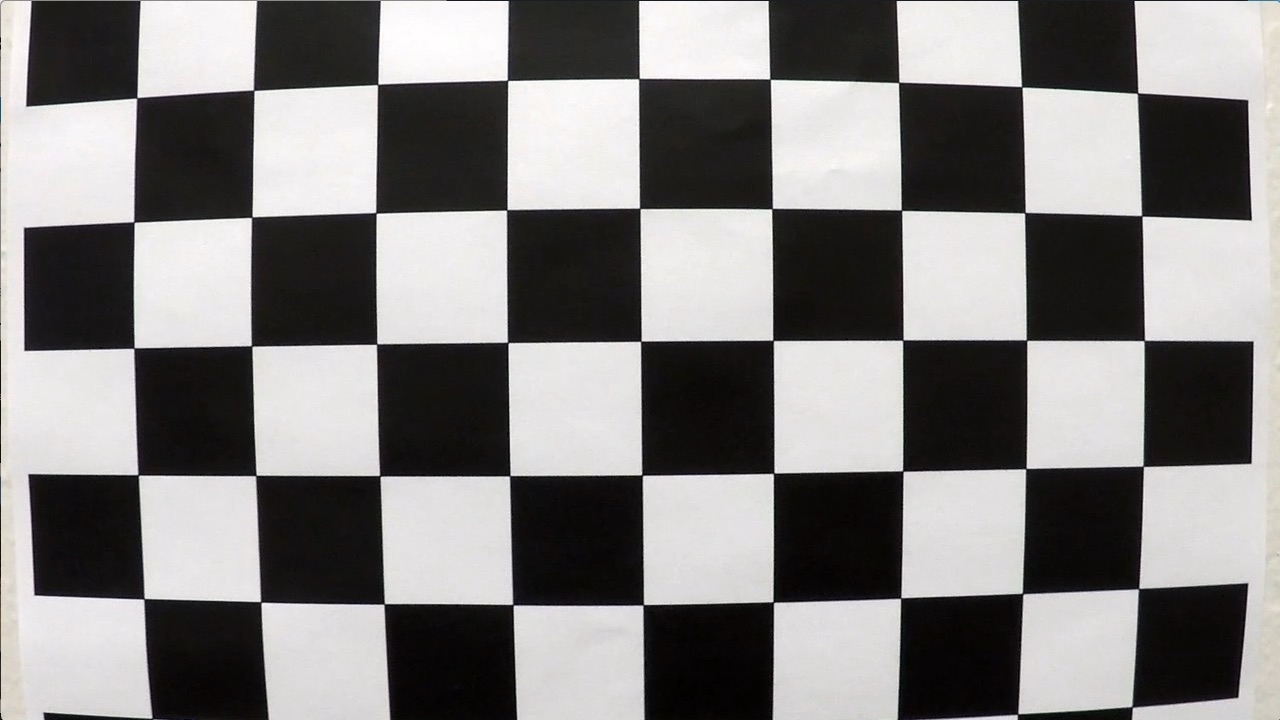
#> input picture camera_cal/calibration1.jpg, 1280 x 720 px
$ python -i play.py   (imports and definitions only)   (older library calls are emulated)
#> lines starting #> are read from the running program, lines starting #| are printed output that depends on the picture; after the words box and inside, x2 and y2 are one past the last pixel; in counts of white or black regions, pixels touching at a corner belong together
#> further down, picture is the input picture: shape (720, 1280, 3); mean B, G, R 127.8, 128.4, 130.1
import numpy as np
import cv2
import pickle

# [3 lines not run here, left out]
# [1 line that did not run here, left out]
#calculates the inverse of prespective transform matrix
# [1 line that did not run here, left out]
# [1 line not run here, left out]
# [1 line that did not run here, left out]
# [1 line that did not run here, left out]

ym_per_pix = 3.7 / 82  # meters per pixel in y dimension
xm_per_pix = 3.7 / 790  # meters per pixel in x dimension

img_size = None
#diagnostic screen. Thanks to Vivek Yadav and John Chen
diagScreen = np.zeros((960, 1280, 3), dtype=np.uint8)


#applies a mask to all channels
# [32 lines left out: functions apply_color_mask_hsv, apply_color_mask_channel, dir_threshold_binary, not called in this run]

# Define a function to return the magnitude of the gradient
# for a given sobel kernel size and threshold values
# The function is not used. Will experiment later
# returns a gray scale image
def mag_thresh(img, sobel_kernel=3, mag_thresh=(30, 255),thresh=(0, np.pi/2)):
    # Convert to grayscale
#> called with sobel_kernel = 3, mag_thresh = (30, 255), thresh = (0, 1.57)
    cv2.cvtColor(img, cv2.COLOR_BGR2HSV)
    gray = cv2.cvtColor(img, cv2.COLOR_BGR2GRAY)
    # Take both Sobel x and y gradients
    sobelx = cv2.Sobel(gray, cv2.CV_64F, 1, 0, ksize=sobel_kernel)
    sobely = cv2.Sobel(gray, cv2.CV_64F, 0, 1, ksize=sobel_kernel)
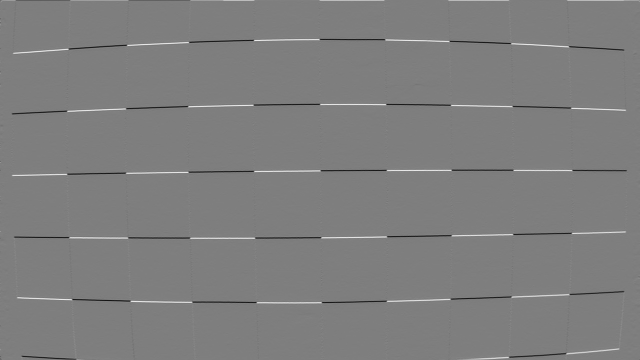
#> sobely: shape (720, 1280) float64 (shown at 1/2 size); min -889, max 904, mean 0.1; drawn with min black and max white
    # Calculate the gradient magnitude
    gradmag = np.sqrt(sobelx**2 + sobely**2)
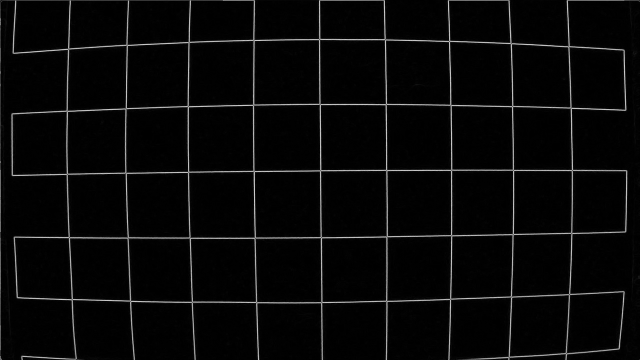
#> gradmag: shape (720, 1280) float64 (shown at 1/2 size); min 0, max 943.2, mean 31.7; drawn with min black and max white
    # Rescale to 8 bit
    scale_factor = np.max(gradmag)/255
#> scale_factor = 3.7
    gradmag = (gradmag/scale_factor).astype(np.uint8)
    absgraddir = np.arctan2(np.absolute(sobely), np.absolute(sobelx))
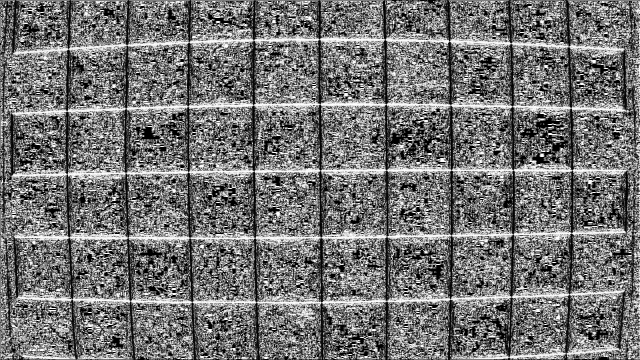
#> absgraddir: shape (720, 1280) float64 (shown at 1/2 size); min 0, max 1.57, mean 0.715; drawn with min black and max white

    # Create a binary image of ones where threshold is met, zeros otherwise
    binary_output = np.zeros_like(gradmag)
    binary_output[(gradmag >= mag_thresh[0]) & (gradmag <= mag_thresh[1]) & (absgraddir >= thresh[0]) & (absgraddir <= thresh[1])] = 255
   # Return the binary image
    return binary_output

#perform bitwise addition of two images.
def bit_wise_or(img1,img2):
    new_image = cv2.bitwise_or(img1, img2)
    return new_image


# Main function that finds the left and right lane.
# The input should be thresholded left and right image
# [158 lines left out: functions lets_fit_and_calculate, calculate_lane_curvature_and_deviation, unwarp, not called in this run]

fourcc = cv2.VideoWriter_fourcc(*'XVID')
out = cv2.VideoWriter('output.avi',fourcc, 25.0, (1280,720))
# [56 lines not run here, left out]

>>> import cv2
>>> picture = cv2.imread('camera_cal/calibration1.jpg')
>>> result = mag_thresh(picture)
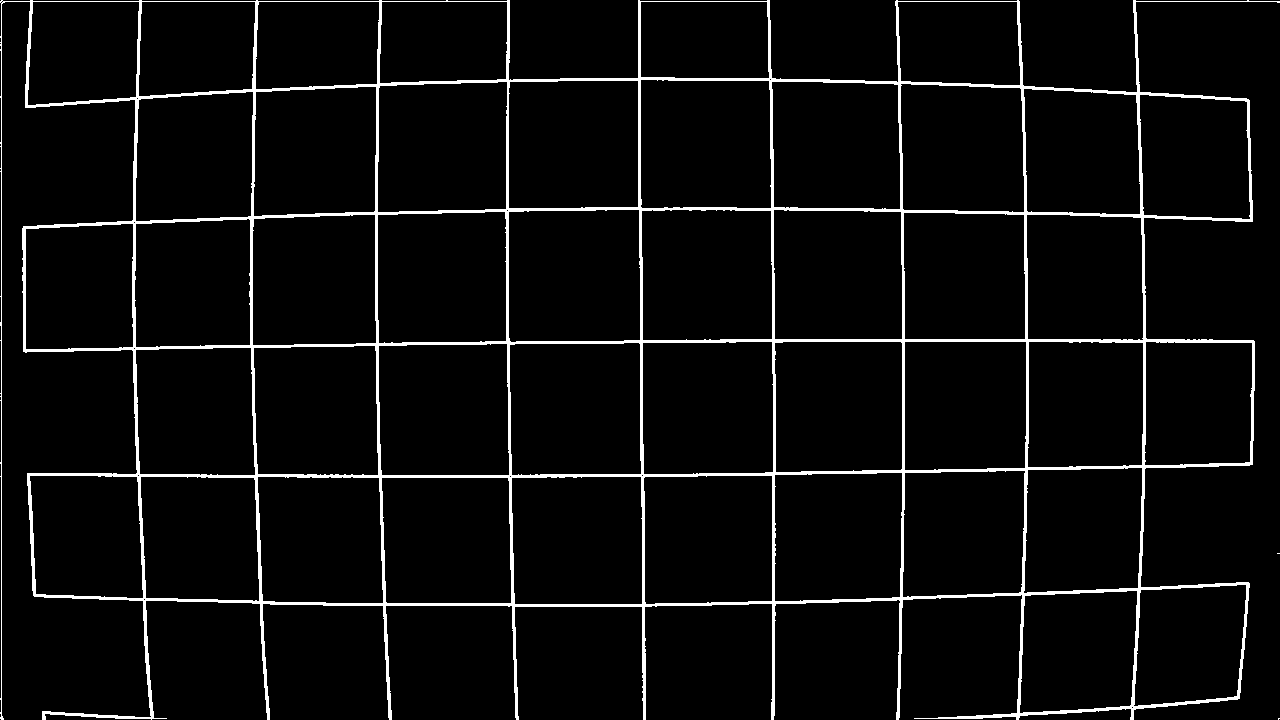
#> result: shape (720, 1280); 4.8% white; 3 white regions (2 under 20 px), largest, box (x1, y1, x2, y2) and area: (0, 0, 1280, 720) 44142

$ run again, on camera_cal/calibration10.jpg
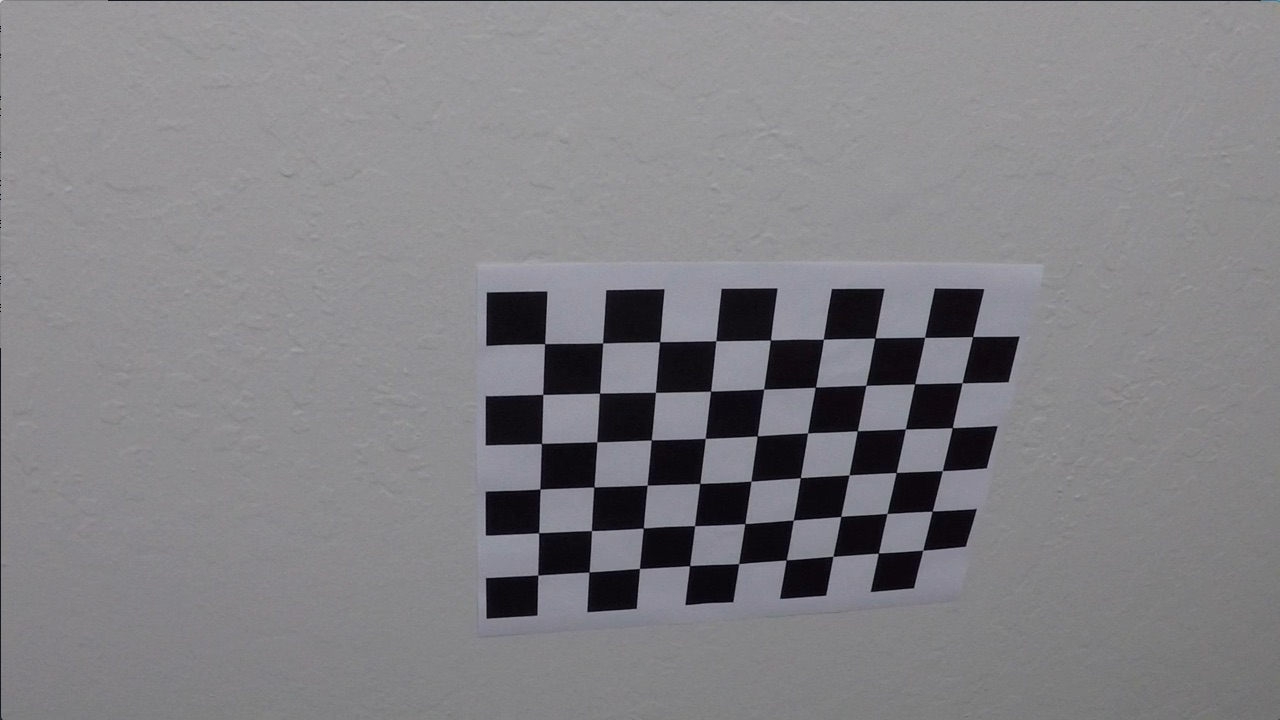
#> input picture camera_cal/calibration10.jpg, 1280 x 720 px
#> picture is the input picture: shape (720, 1280, 3); mean B, G, R 133.1, 129.4, 130.2
#> scale_factor = 2.41
#> in mag_thresh, `absgraddir = np.arctan2(np.absolute(sobely), np.absolute(sobelx))`:
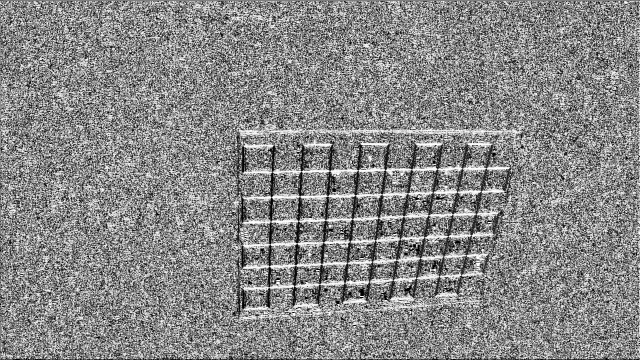
#> absgraddir: shape (720, 1280) float64 (shown at 1/2 size); min 0, max 1.57, mean 0.838; drawn with min black and max white
#> `result = mag_thresh(picture)`:
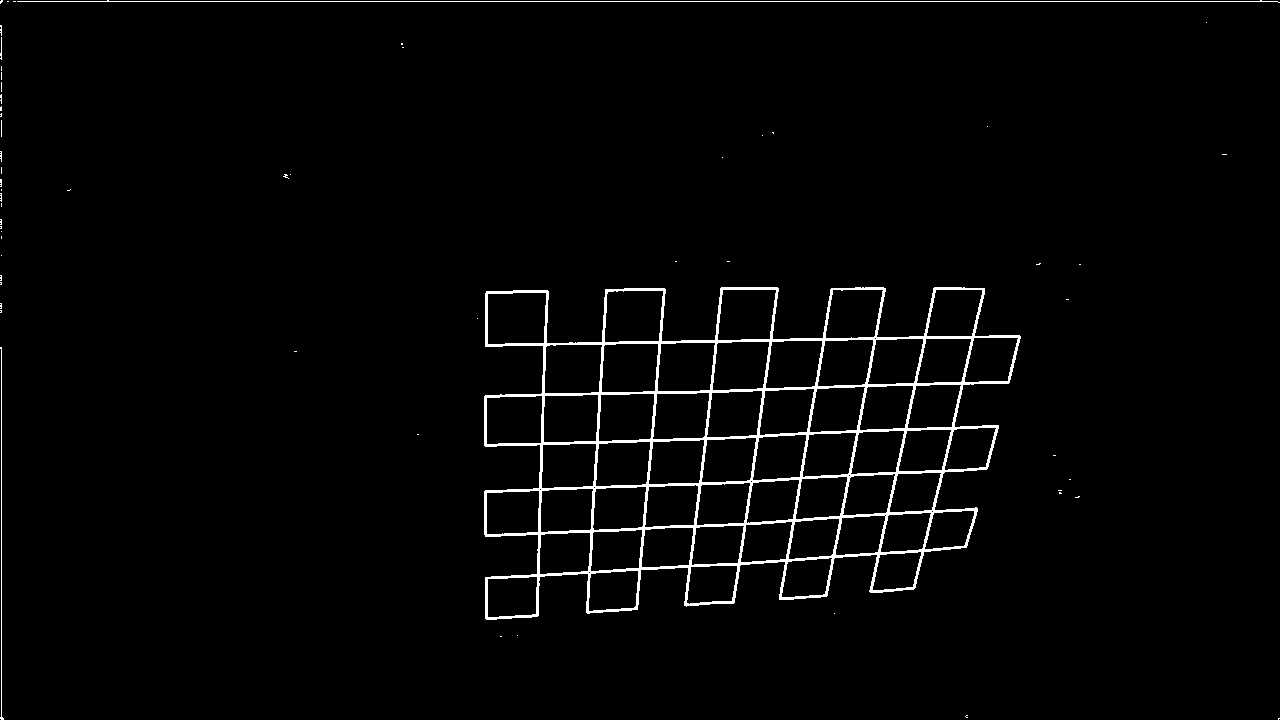
#> result: shape (720, 1280); 2.3% white; 59 white regions (55 under 20 px), largest, box (x1, y1, x2, y2) and area: (484, 287, 1021, 620) 18811, (17, 0, 1280, 3) 1267, (0, 347, 4, 720) 382, (0, 37, 2, 60) 27

$ run again, on camera_cal/calibration11.jpg
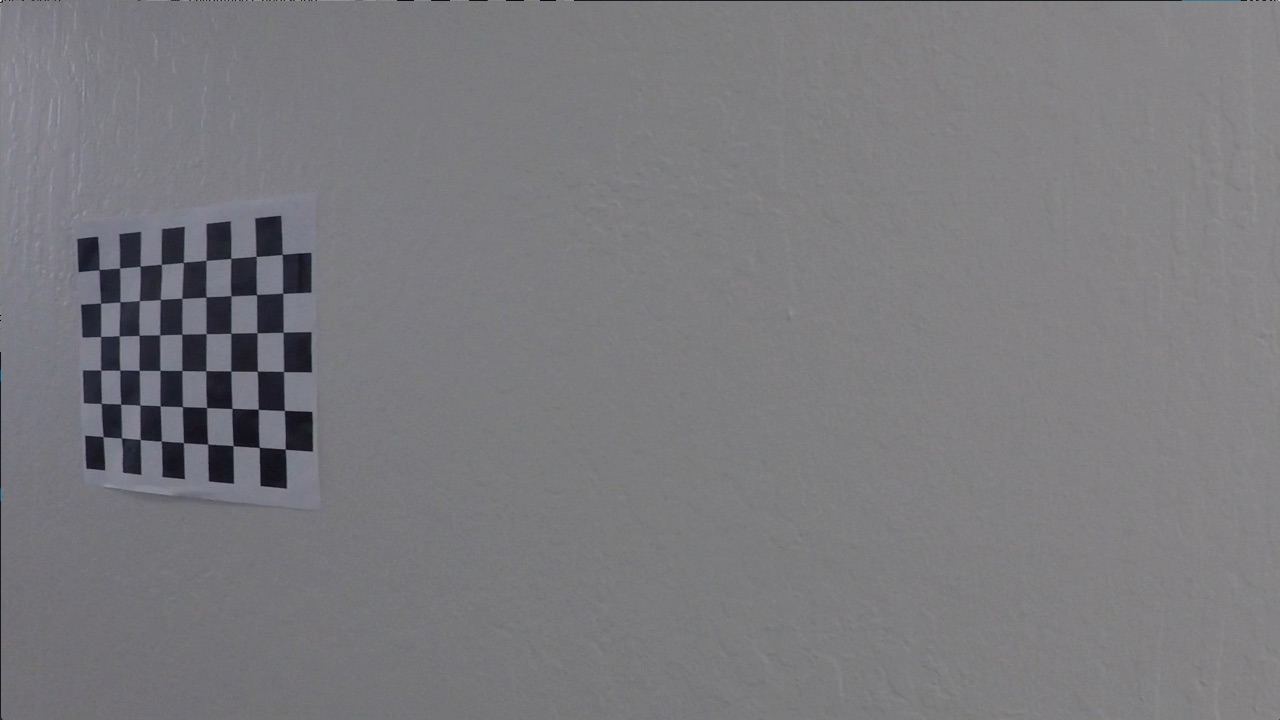
#> input picture camera_cal/calibration11.jpg, 1280 x 720 px
#> picture is the input picture: shape (720, 1280, 3); mean B, G, R 125.2, 121.7, 122.2
#> scale_factor = 2.64
#> in mag_thresh, `absgraddir = np.arctan2(np.absolute(sobely), np.absolute(sobelx))`:
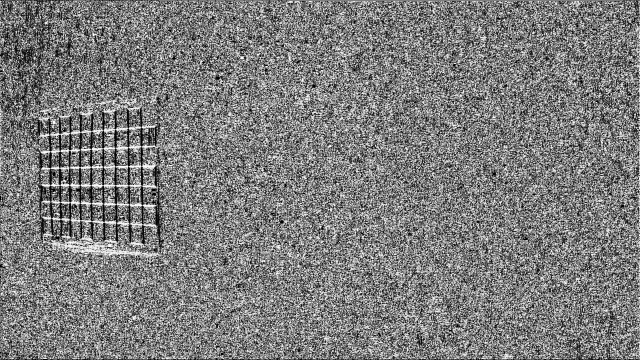
#> absgraddir: shape (720, 1280) float64 (shown at 1/2 size); min 0, max 1.57, mean 0.77; drawn with min black and max white
#> `result = mag_thresh(picture)`:
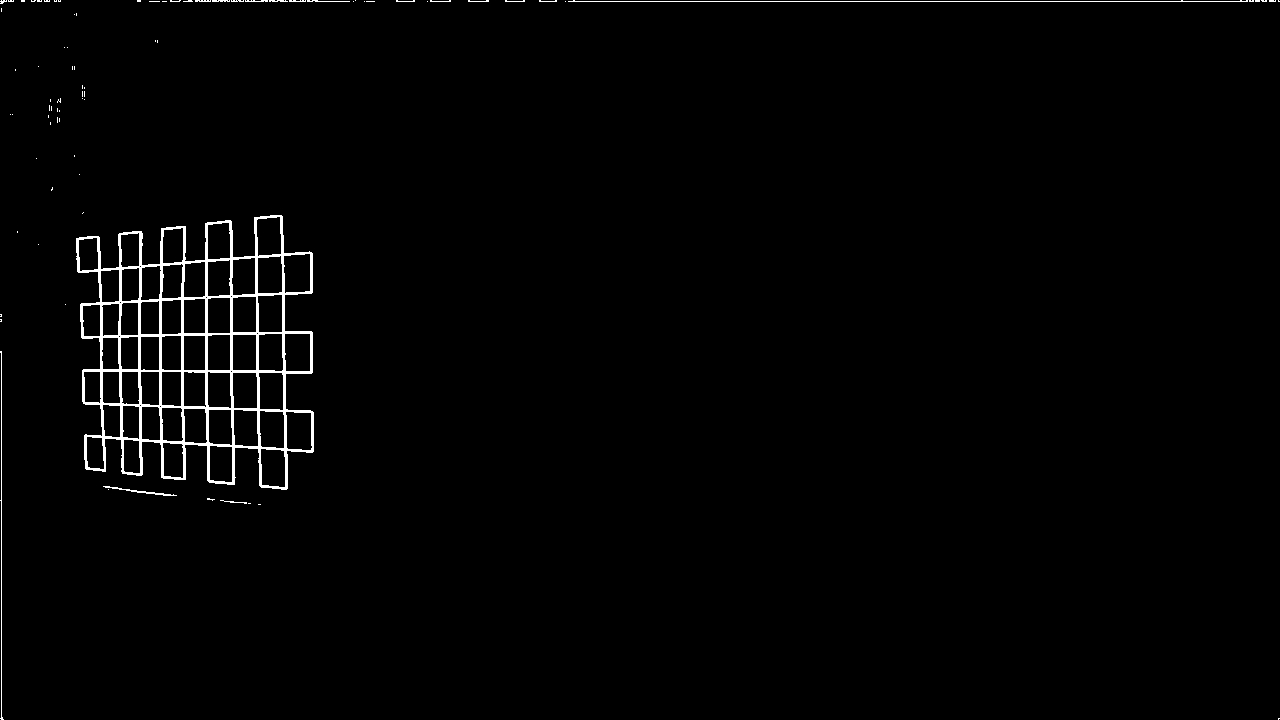
#> result: shape (720, 1280); 1.4% white; 85 white regions (68 under 20 px), largest, box (x1, y1, x2, y2) and area: (76, 215, 314, 490) 11332, (568, 0, 1248, 2) 688, (0, 351, 4, 720) 377
